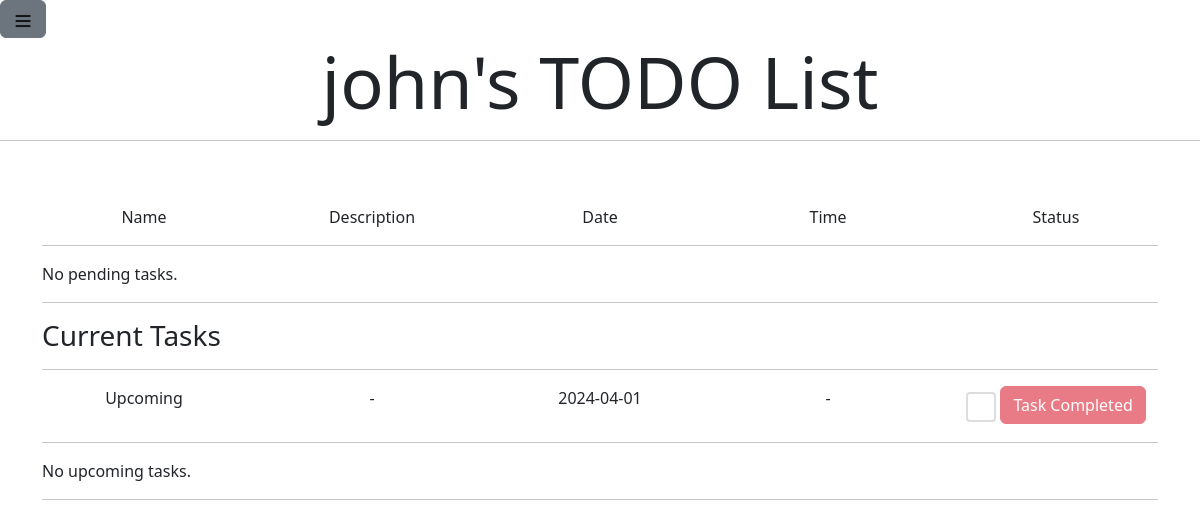
The page / (signed in) on the database its author committed.
### tables this page shows
CREATE TABLE tasks (
    id INTEGER PRIMARY KEY AUTOINCREMENT,
    name TEXT,
    description TEXT,
    date TEXT,
    time TEXT,
    username varchar(20),
    FOREIGN KEY(username) REFERENCES users(user_id)
);

### app.py (the view)
@app.route("/", methods = ["POST", "GET"])
def index():
    if (helpers.isloggedin() == False): # Checking if there is a user logged if not returns them to login page
        return redirect("/login")
    cursor = get_db()[1]
    if request.method == "POST":
        id = request.form.get("c_task")
        cursor.execute("DELETE from tasks WHERE id = ?", (id,))
        g.db.commit()
        pass
    day = date.today() + timedelta(days= 7)
    tasks = cursor.execute("SELECT * FROM tasks WHERE username = ? AND (date(date) <= date(?) OR date IS NULL)", (session["user_id"], day.strftime("%Y-%m-%d"))).fetchall()
    sorted_tasks = helpers.sort_tasks(tasks)
    return render_template("index.html", user=session["user_id"], pending=sorted_tasks[0], current=sorted_tasks[1], upcoming=sorted_tasks[2])

### app.py (called while the page is built)
def get_db():
    if 'db' not in g:
        g.db = sqlite3.connect("todo.db")
        g.cursor = g.db.cursor()
    return g.db, g.cursor

### helpers.py (called while the page is built)
def isloggedin():
    return (session.get("user_id") is None) == False

def sort_tasks(tasks):
    pending_tasks = []
    current_tasks = []
    upcoming_tasks = []
    today = date.today()
    for task in tasks:
        task = list(task)
        if task[2] is None:
            task[2] = "-"
        if task[4] is None:
            task[4] = "-"
        if datetime.strptime(task[3], "%Y-%m-%d").date() == today:
            current_tasks.append(task)
        elif datetime.strptime(task[3], "%Y-%m-%d").date() > today:
            upcoming_tasks.append(task)
        else:
            pending_tasks.append(task)
    current_tasks.sort(key=lambda x: x[4])
    upcoming_tasks.sort(key=lambda x: (x[3], x[4]))
    return [pending_tasks, current_tasks, upcoming_tasks]

### templates/index.html (shortened to what this page needs)
{% extends "layout.html" %}
{% block user_list %}
    <h1 class="display-2" style="text-align:center;">
        <b>{{ user }}'s TODO List</b>
    </h1>
    <hr>
{% endblock %}
{% block main %}
    <div class="container" style="text-align:left;">
        <div class="row content">
            <div class="col">
                Name
            </div>
            <div class="col">
                Description
            </div>
            <div class="col">
                Date
            </div>
            <div class="col">
                Time
            </div>
            <div class="col">
                Status
            </div>
        </div>
        <hr>
        {% if pending %}
            <div class="pending">
                <h3>Pending Tasks</h3>
                <hr>
                <div class="content">
                    {% for task in pending %}
                        <div class="row">
                            {% for i in task[1:-1] %}
                            <div class="col">
                                    <p>{{ i }}</p>
                            </div>
                            {% endfor %}
                            <div class="col">
                                <form action="/" method="post">
                                    <input class="form-check-input checkbox-round" type="checkbox" name="c_task" value="{{ task[0] }}" onchange="document.getElementById('s_task1{{ task[0] }}').disabled = !this.checked;">
                                    <button type="submit" class="btn btn-danger" id="s_task1{{ task[0] }}" disabled>Task Completed</button>
                                </form>
                            </div>
                        </div>
                    {% endfor %}
                </div>
                <hr>
            </div>
        {% else %}
            <p>No pending tasks.</p>
            <hr>
        {% endif %}
        {% if current %}
            <h3>Current Tasks</h3>
            <hr>
            <div class="content">
                {% for task in current %}
                    <div class="row">
                        {% for i in task[1:-1] %}
                        <div class="col">
                                <p>{{ i }}</p>
                        </div>
                        {% endfor %}
                        <div class="col">
                            <form action="/" method="post">
                                <input class="form-check-input checkbox-round" type="checkbox" name="c_task" value="{{ task[0] }}" onchange="document.getElementById('s_task2{{ task[0] }}').disabled = !this.checked;">
                                <button type="submit" class="btn btn-danger" id="s_task2{{ task[0] }}" disabled>Task Completed</button>
                            </form>
                        </div>
                    </div>
                {% endfor %}
            </div>
            <hr>
        {% else %}
            <p>No current tasks.</p>
            <hr>
        {% endif %}
        {% if upcoming %}
            <h3>Upcoming Tasks</h3>
            <hr>
            <div class="content">
                {% for task in upcoming %}
                    <div class="row">
                        {% for i in task[1:-1] %}
                        <div class="col">
                                <p>{{ i }}</p>
                        </div>
                        {% endfor %}
                        <div class="col">
                            <form action="/" method="post">
                                <input class="form-check-input checkbox-round" type="checkbox" name="c_task" value="{{ task[0] }}" onchange="document.getElementById('s_task3{{ task[0] }}').disabled = !this.checked;">
                                <button type="submit" class="btn btn-danger" id="s_task3{{ task[0] }}" disabled>Task Completed</button>
                            </form>
                        </div>
                    </div>
                {% endfor %}
            </div>
            <hr>
        {% else %}
            <p>No upcoming tasks.</p>
            <hr>
        {% endif %}
    </div>
{% endblock %}

### static/styles.css (style rules this page uses)
.content { text-align: center; }
input.checkbox-round { width: 30px; height: 30px; background-color: white; border-radius: 50%; vertical-align: middle; border: 2px solid #ddd; appearance: none; -webkit-appearance: none; outline: none; cursor: pointer; }

### rows shown on the page
tasks: username "john", name "Upcoming", 1 "-" "-", date "2024-04-01"
